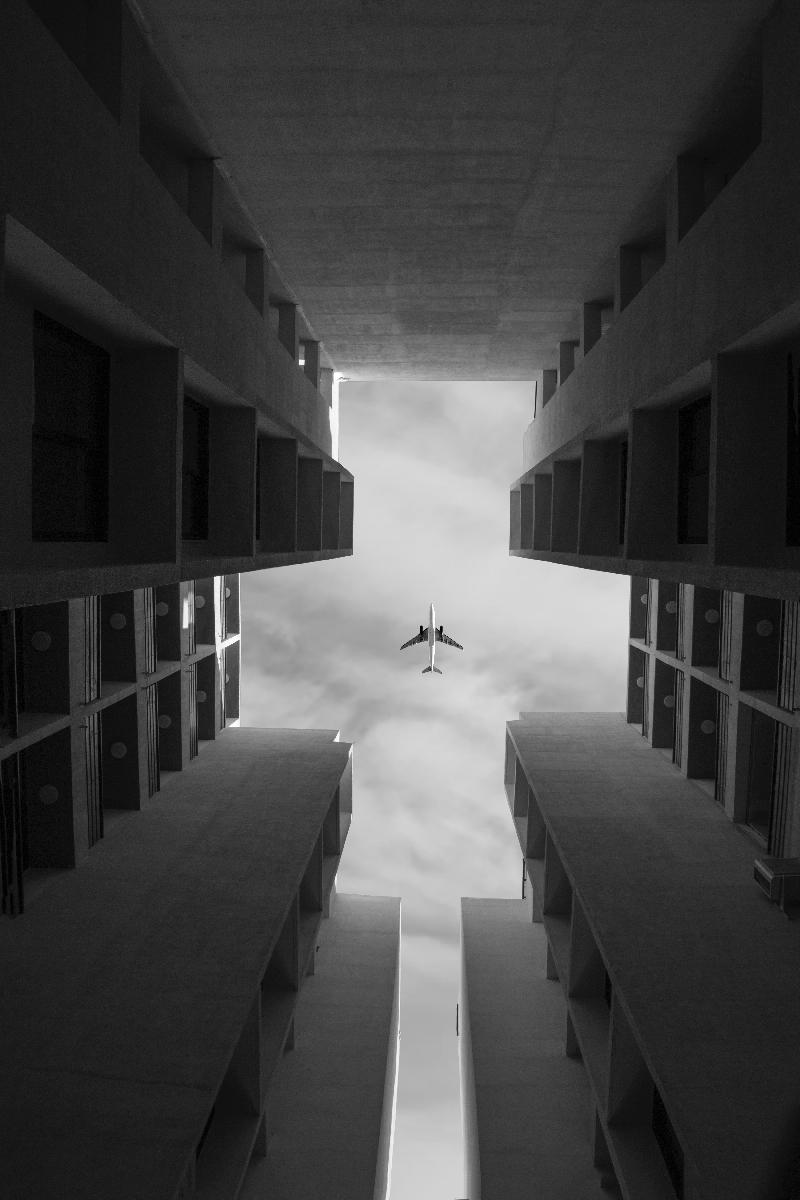
#> input picture airplane.jpg, 800 x 1200 px
$ jupyter execute 'V14 - Autolevels.ipynb'   (shell and % lines are left out)
#> lines starting #> are read from the running program, lines starting #| are printed output that depends on the picture
[cell 1]
import numpy as np
from matplotlib import pyplot as plt

from skimage.io import imread,imshow,imsave

im = imread('airplane.jpg')
#> im is the input picture: shape (1200, 800); min 0, max 255, mean 68.1
print(im.shape)
#| (1200, 800)

plt.figure()
imshow(im)
plt.show()

[cell 2]
def cumul_hist(im):
    cumul_hist = np.zeros((256,))
    c = 0
    for v in range(256):
        c += (im==v).sum()
        cumul_hist[v] = c
#> this loop made 256 passes
#> after the loop, c = 960000; cumul_hist = 256 values from 461 to 960000
    cumul_hist /= cumul_hist.max()
#> cumul_hist = 256 values from 0.00048 to 1
    return cumul_hist

h = cumul_hist(im)
#> h = 256 values from 0.00048 to 1
plt.figure()
plt.plot(h)
plt.show()
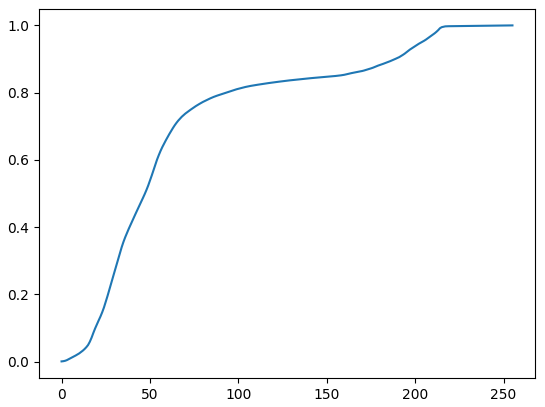
#> figure drawn by matplotlib, 1 panel; curve peaks at x = 255, y = 1

for v in range(256):
    if h[v] > 0.02: break
Tmin = v-1

for v in range(256):
    if h[255-v] < 0.98: break
Tmax = (255-v)+1

print(Tmin,Tmax)

LUT = np.arange(256)
LUT[:Tmin] = 0
LUT[Tmax:] = 255
LUT[Tmin:Tmax] = (255/(Tmax-Tmin))*(LUT[Tmin:Tmax]-Tmin)

plt.figure()
plt.plot(LUT)
plt.show()
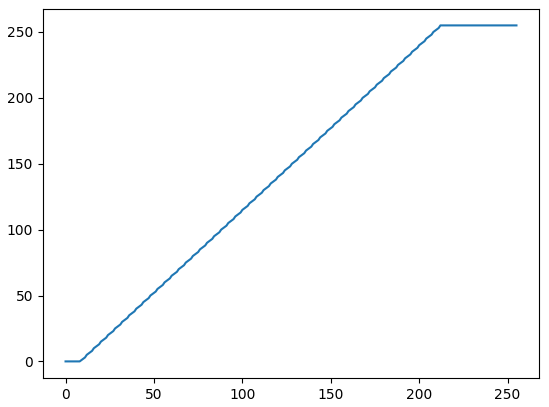
#> figure drawn by matplotlib, 1 panel; curve peaks at x = 212, y = 255

[cell 3]
im_out = LUT[im]
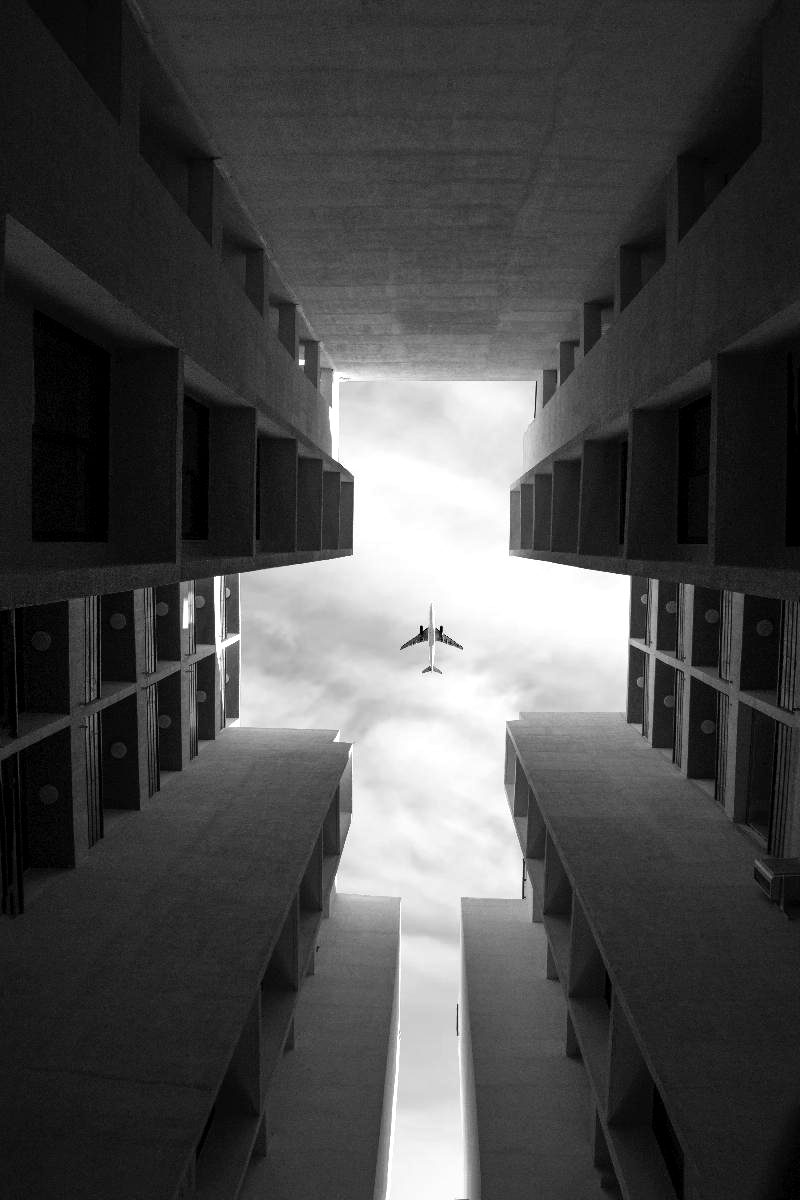
#> im_out: shape (1200, 800) int64; min 0, max 255, mean 74.8

plt.figure()
plt.gray()
plt.subplot(1,2,1)
plt.imshow(im)
plt.subplot(1,2,2)
plt.imshow(im_out)
plt.show()
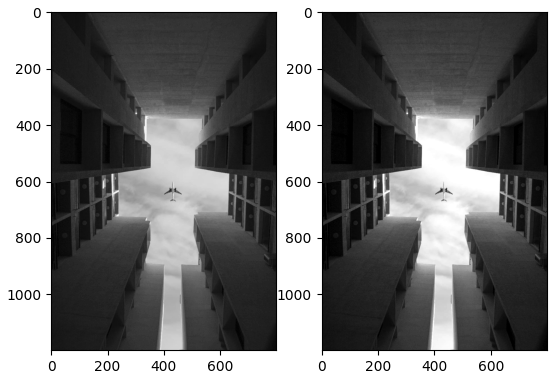
#> figure drawn by matplotlib, 2 panels

$ run again, with astronaut_noisy.jpg copied over airplane.jpg
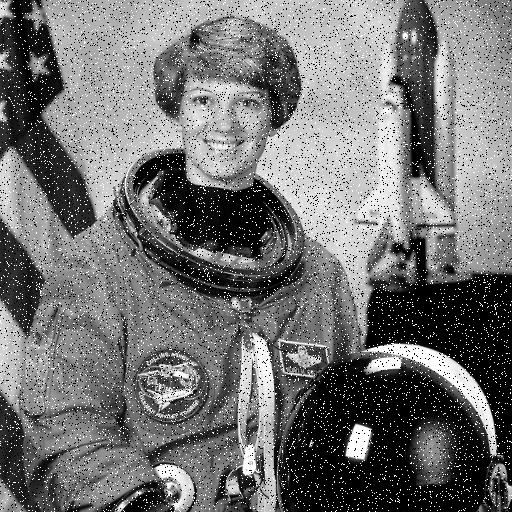
#> input picture astronaut_noisy.jpg, 512 x 512 px
#> im is the input picture: shape (512, 512); min 0, max 255, mean 114.6
#| (512, 512)
#> the loop in cumul_hist, `for v in range(256):` made 256 passes
#> after the loop in cumul_hist, `for v in range(256):`: c = 262144; cumul_hist = 256 values from 25667 to 262144
#> in cumul_hist, `cumul_hist /= cumul_hist.max()`: cumul_hist = 256 values from 0.0979 to 1
#> `im_out = LUT[im]`:
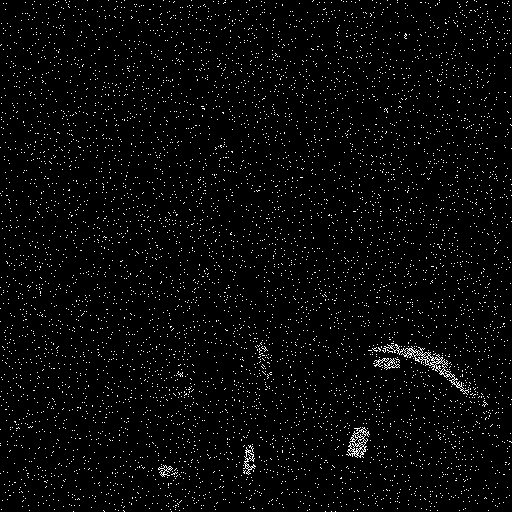
#> im_out: shape (512, 512) int64; 3.1% white in thin lines or dots
#> `plt.show()`:
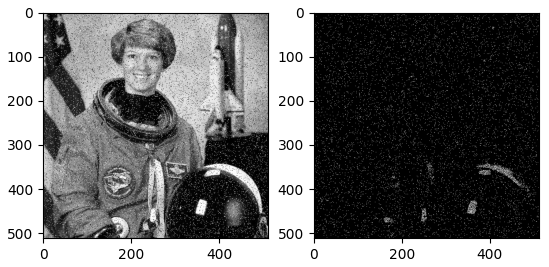
#> figure drawn by matplotlib, 2 panels
